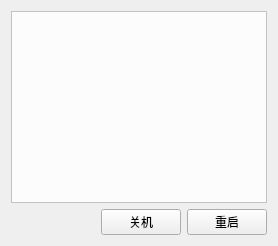
                 <widget class="QWidget" name="shutdownpage_stack">
                  <layout class="QVBoxLayout" name="verticalLayout_22">
                   <item>
                    <widget class="QListWidget" name="listWidget_control_nodes">
                     <property name="styleSheet">
                      <string notr="true">background-color: rgb(252, 252, 252);</string>
                     </property>
                     <property name="selectionMode">
                      <enum>QAbstractItemView::ExtendedSelection</enum>
                     </property>
                     <property name="flow">
                      <enum>QListView::LeftToRight</enum>
                     </property>
                     <property name="spacing">
                      <number>3</number>
                     </property>
                     <property name="viewMode">
                      <enum>QListView::IconMode</enum>
                     </property>
                    </widget>
                   </item>
                   <item>
                    <layout class="QHBoxLayout" name="horizontalLayout_31">
                     <item>
                      <spacer name="horizontalSpacer_23">
                       <property name="orientation">
                        <enum>Qt::Horizontal</enum>
                       </property>
                       <property name="sizeHint" stdset="0">
                        <size>
                         <width>40</width>
                         <height>20</height>
                        </size>
                       </property>
                      </spacer>
                     </item>
                     <item>
                      <widget class="QPushButton" name="pushButton_shutdown">
                       <property name="text">
                        <string>关机</string>
                       </property>
                      </widget>
                     </item>
                     <item>
                      <widget class="QPushButton" name="pushButton_restart">
                       <property name="text">
                        <string>重启</string>
                       </property>
                      </widget>
                     </item>
                    </layout>
                   </item>
                  </layout>
                 </widget>
